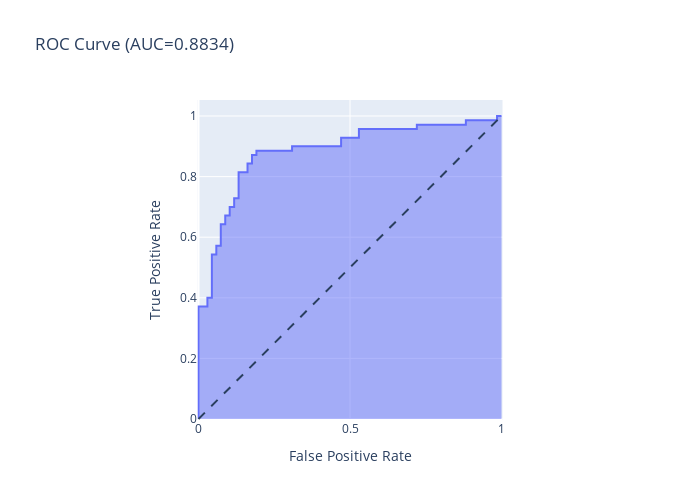

Notebook code cell kept with this figure:
### Code cell
roc_auc = auc(fpr, tpr)

fig = px.area(
    x=fpr, y=tpr,
    title=f'ROC Curve (AUC={roc_auc:.4f})',
    labels=dict(x='False Positive Rate', y='True Positive Rate'),
    width=700, height=500,
    hover_data={'Thresholds': thresholds}
)
fig.add_shape(
    type='line', line=dict(dash='dash'),
    x0=0, y0=0, x1=1, y1=1
)

fig.update_yaxes(scaleanchor="x", scaleratio=1)
fig.update_xaxes(constrain='domain')
fig.show()

### Figure 1 — Plotly figure (JSON) as saved in the notebook; plotly's stock layout.template omitted (floating-point values rounded to 4 significant figures)
{"data": [{"customdata": [[null], [1.0], [0.9407], [0.9307], [0.9108], [0.9064], [0.8564], [0.8454], [0.8333], [0.8151], [0.7409], [0.7254], [0.698], [0.6922], [0.6612], [0.6489], [0.6399], [0.6361], [0.5366], [0.5202], [0.4594], [0.447], [0.4059], [0.4038], [0.3847], [0.1137], [0.1085], [0.04865], [0.04318], [0.03865], [0.03636], [0.02841], [0.02784], [0.01399], [0.0125], [0.002709], [0.00252], [0.002083]], "fillpattern": {"shape": ""}, "hovertemplate": "False Positive Rate=%{x}<br>True Positive Rate=%{y}<br>Thresholds=%{customdata[0]}<extra></extra>", "legendgroup": "", "line": {"color": "#636efa"}, "marker": {"symbol": "circle"}, "mode": "lines", "name": "", "orientation": "v", "showlegend": false, "stackgroup": "1", "type": "scatter", "x": [0, 0, 0, 0.02941, 0.02941, 0.04412, 0.04412, 0.05882, 0.05882, 0.07353, 0.07353, 0.08824, 0.08824, 0.1029, 0.1029, 0.1176, 0.1176, 0.1324, 0.1324, 0.1618, 0.1618, 0.1765, 0.1765, 0.1912, 0.1912, 0.3088, 0.3088, 0.4706, 0.4706, 0.5294, 0.5294, 0.7206, 0.7206, 0.8824, 0.8824, 0.9853, 0.9853, 1], "xaxis": "x", "y": [0, 0.01429, 0.3714, 0.3714, 0.4, 0.4, 0.5429, 0.5429, 0.5714, 0.5714, 0.6429, 0.6429, 0.6714, 0.6714, 0.7, 0.7, 0.7286, 0.7286, 0.8143, 0.8143, 0.8429, 0.8429, 0.8714, 0.8714, 0.8857, 0.8857, 0.9, 0.9, 0.9286, 0.9286, 0.9571, 0.9571, 0.9714, 0.9714, 0.9857, 0.9857, 1, 1], "yaxis": "y"}], "layout": {"height": 500, "legend": {"tracegroupgap": 0}, "shapes": [{"line": {"dash": "dash"}, "type": "line", "x0": 0, "x1": 1, "y0": 0, "y1": 1}], "title": {"text": "ROC Curve (AUC=0.8834)"}, "width": 700, "xaxis": {"anchor": "y", "constrain": "domain", "domain": [0, 1], "title": {"text": "False Positive Rate"}}, "yaxis": {"anchor": "x", "domain": [0, 1], "scaleanchor": "x", "scaleratio": 1, "title": {"text": "True Positive Rate"}}}}
